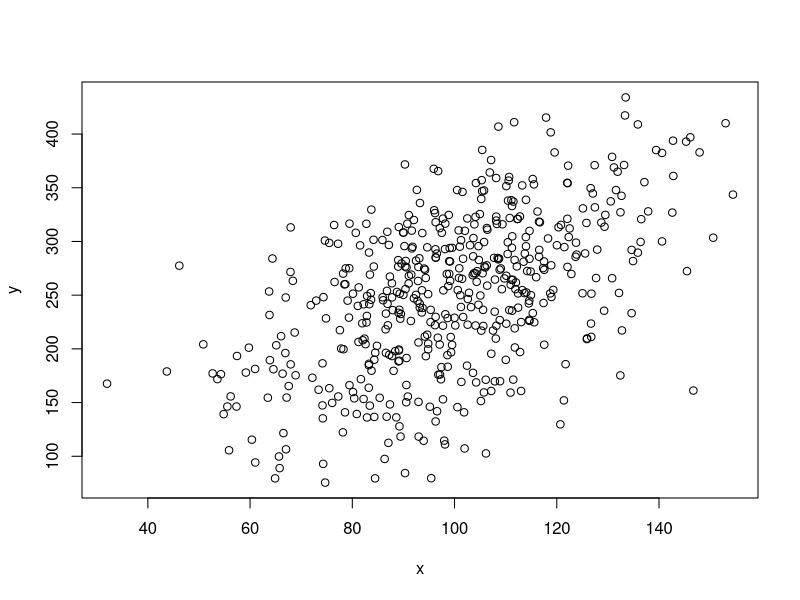
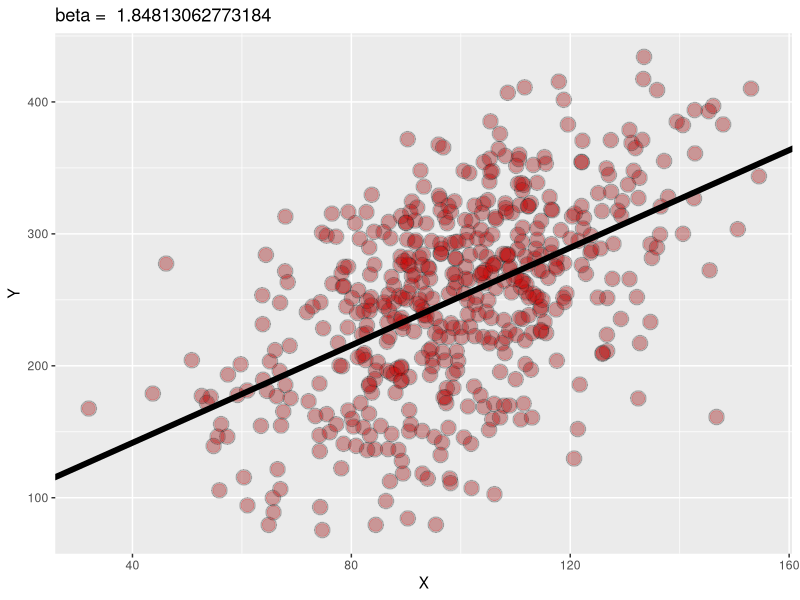
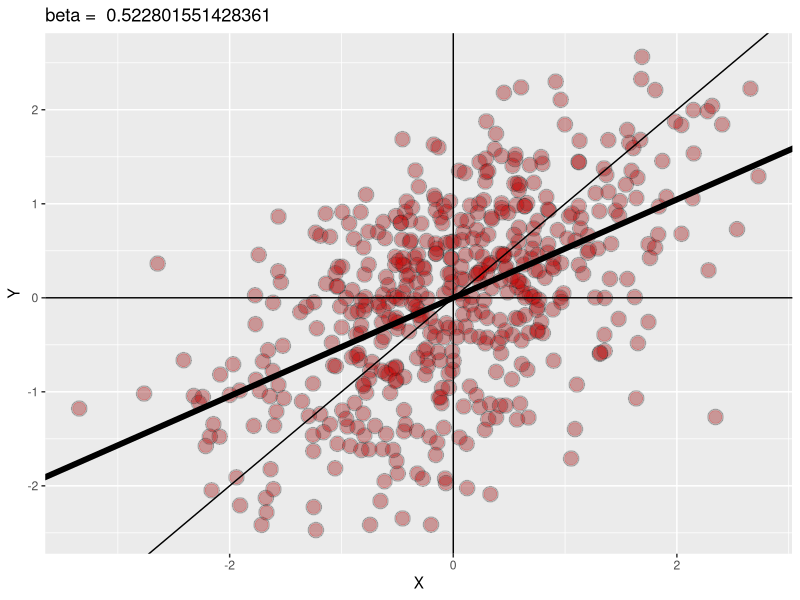

The R source for these figures, in order:

x <- rnorm(500, 100, 20)
u <- rnorm(500, 50, 60)
y <- 0.5 + 2*x + u

plot(x,y)

# Center the data 

xc <- x - mean(x)
yc <- y - mean(y)

# normal regression vs regression with centered data 
#(regression through the origin) -> THE SAME BETA

coef(lm(y ~ x))[2]
coef(lm(yc ~ xc))[2] # the same than coef(lm(yc ~ xc -1)
coef(lm(yc ~ xc - 1))

# or using the formula...... 

# For centered data (both perform well)
beta1c <- sum(yc * xc) / sum(xc ^ 2)
beta1c <-  cor(yc, xc) * sd(yc) / sd(xc)

# For non centered data (both perform well)
beta1 <- cor(y, x) *  sd(y) / sd(x)


################################################################################

# Regression to the mean 

# Normal model 

coef(lm(y ~ x))[2]

cor(y, x)

library(ggplot2)
g = ggplot(data.frame(x, y), aes(x = x, y = y))
g = g + geom_point(size = 5, alpha = .2, colour = "black")
g = g + geom_point(size = 4, alpha = .2, colour = "red")
g = g + geom_abline(intercept = coef(lm(y ~ x))[1], slope = coef(lm(y ~ x))[2]
                    , size = 2)
g = g + xlab("X") + ggtitle(paste("beta = ", coef(lm(y ~ x))[2]))
g = g + ylab("Y")
g # we can see that the BETA es more than 1




# Standarized model 


ys <- (y - mean(y)) / sd(y)
xs <- (x - mean(x)) / sd(x)

coef(lm(ys ~ xs))

cor(ys, xs)


gs = ggplot(data.frame(xs, ys), aes(x = xs, y = ys))
gs = gs + geom_point(size = 5, alpha = .2, colour = "black")
gs = gs + geom_point(size = 4, alpha = .2, colour = "red")
gs = gs + geom_vline(xintercept = 0)
gs = gs + geom_hline(yintercept = 0)
gs = gs + geom_abline(position = "identity")
gs = gs + geom_abline(intercept = 0, slope = cor(ys, xs), size = 2)
gs = gs + xlab("X") + ggtitle(paste("beta = ", coef(lm(ys ~ xs))[2]))
gs = gs + ylab("Y")
gs


# In the original model the BETA was > 1 but, when we standarized the variables, 
# beta becames the correlation coeff (< 1). In this sense, the regression to the 
# mean is present.

# The trick is to think in relative terms 

####### The fact is that the variable regress to IT´S mean (in relative (sd)
# terms )    #######

xf <- 1:500
yf <- coef(lm(y ~ x))[1] + coef(lm(y ~ x))[2]*xf


xfs <- 1:500
yfs <- coef(lm(ys ~ xs))[1] + coef(lm(ys ~ xs))[2]*xfs


look <- data.frame(xf,yf,xfs,yfs)
yf[2]- yf[1]
yfs[2]- yfs[1]
